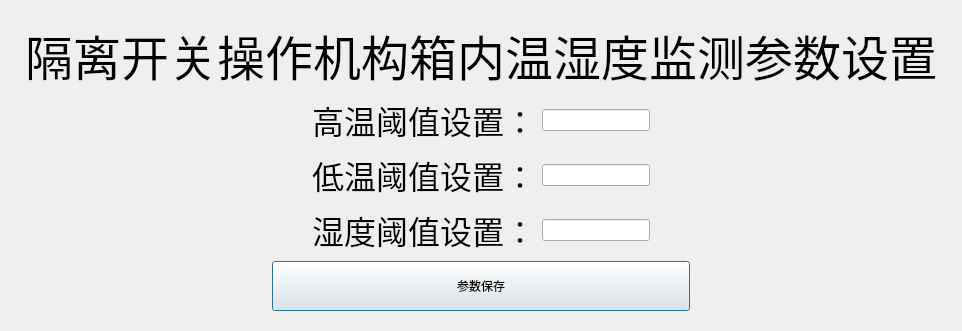
<?xml version="1.0" encoding="UTF-8"?>
<ui version="4.0">
 <class>QWParameterSave</class>
 <widget class="QDialog" name="QWParameterSave">
  <property name="geometry">
   <rect>
    <x>0</x>
    <y>0</y>
    <width>962</width>
    <height>321</height>
   </rect>
  </property>
  <property name="windowTitle">
   <string>Dialog</string>
  </property>
  <property name="windowIcon">
   <iconset resource="res.qrc">
    <normaloff>:/photoes/cgjt.png</normaloff>:/photoes/cgjt.png</iconset>
  </property>
  <layout class="QHBoxLayout" name="horizontalLayout">
   <item>
    <spacer name="horizontalSpacer_5">
     <property name="orientation">
      <enum>Qt::Horizontal</enum>
     </property>
     <property name="sizeHint" stdset="0">
      <size>
       <width>40</width>
       <height>20</height>
      </size>
     </property>
    </spacer>
   </item>
   <item>
    <widget class="QWidget" name="widget" native="true">
     <layout class="QVBoxLayout" name="verticalLayout_3">
      <item>
       <layout class="QVBoxLayout" name="verticalLayout_2">
        <item>
         <widget class="QLabel" name="label_4">
          <property name="text">
           <string>&lt;html&gt;&lt;head/&gt;&lt;body&gt;&lt;p align=&quot;center&quot;&gt;&lt;span style=&quot; font-size:36pt;&quot;&gt;隔离开关操作机构箱内温湿度监测参数设置&lt;/span&gt;&lt;/p&gt;&lt;/body&gt;&lt;/html&gt;</string>
          </property>
         </widget>
        </item>
        <item>
         <spacer name="verticalSpacer">
          <property name="orientation">
           <enum>Qt::Vertical</enum>
          </property>
          <property name="sizeHint" stdset="0">
           <size>
            <width>20</width>
            <height>40</height>
           </size>
          </property>
         </spacer>
        </item>
        <item>
         <layout class="QGridLayout" name="gridLayout_2">
          <item row="0" column="1">
           <layout class="QGridLayout" name="gridLayout">
            <item row="0" column="1">
             <widget class="QLabel" name="label">
              <property name="text">
               <string>&lt;html&gt;&lt;head/&gt;&lt;body&gt;&lt;p&gt;&lt;span style=&quot; font-size:24pt;&quot;&gt;高温阈值设置：&lt;/span&gt;&lt;/p&gt;&lt;/body&gt;&lt;/html&gt;</string>
              </property>
             </widget>
            </item>
            <item row="1" column="2">
             <widget class="QLineEdit" name="lineEditL"/>
            </item>
            <item row="2" column="2">
             <widget class="QLineEdit" name="lineEditHum"/>
            </item>
            <item row="1" column="0">
             <spacer name="horizontalSpacer">
              <property name="orientation">
               <enum>Qt::Horizontal</enum>
              </property>
              <property name="sizeHint" stdset="0">
               <size>
                <width>40</width>
                <height>20</height>
               </size>
              </property>
             </spacer>
            </item>
            <item row="0" column="2">
             <widget class="QLineEdit" name="lineEditH"/>
            </item>
            <item row="1" column="1">
             <widget class="QLabel" name="label_2">
              <property name="text">
               <string>&lt;html&gt;&lt;head/&gt;&lt;body&gt;&lt;p&gt;&lt;span style=&quot; font-size:24pt;&quot;&gt;低温阈值设置：&lt;/span&gt;&lt;/p&gt;&lt;/body&gt;&lt;/html&gt;</string>
              </property>
             </widget>
            </item>
            <item row="2" column="1">
             <widget class="QLabel" name="label_3">
              <property name="text">
               <string>&lt;html&gt;&lt;head/&gt;&lt;body&gt;&lt;p&gt;&lt;span style=&quot; font-size:24pt;&quot;&gt;湿度阈值设置：&lt;/span&gt;&lt;/p&gt;&lt;/body&gt;&lt;/html&gt;</string>
              </property>
             </widget>
            </item>
            <item row="1" column="3">
             <spacer name="horizontalSpacer_2">
              <property name="orientation">
               <enum>Qt::Horizontal</enum>
              </property>
              <property name="sizeHint" stdset="0">
               <size>
                <width>40</width>
                <height>20</height>
               </size>
              </property>
             </spacer>
            </item>
           </layout>
          </item>
          <item row="1" column="1">
           <widget class="QPushButton" name="btnParameterSave">
            <property name="minimumSize">
             <size>
              <width>0</width>
              <height>50</height>
             </size>
            </property>
            <property name="text">
             <string>参数保存</string>
            </property>
           </widget>
          </item>
          <item row="1" column="0">
           <spacer name="horizontalSpacer_3">
            <property name="orientation">
             <enum>Qt::Horizontal</enum>
            </property>
            <property name="sizeHint" stdset="0">
             <size>
              <width>40</width>
              <height>20</height>
             </size>
            </property>
           </spacer>
          </item>
          <item row="1" column="2">
           <spacer name="horizontalSpacer_4">
            <property name="orientation">
             <enum>Qt::Horizontal</enum>
            </property>
            <property name="sizeHint" stdset="0">
             <size>
              <width>40</width>
              <height>20</height>
             </size>
            </property>
           </spacer>
          </item>
          <item row="2" column="1">
           <spacer name="verticalSpacer_2">
            <property name="orientation">
             <enum>Qt::Vertical</enum>
            </property>
            <property name="sizeHint" stdset="0">
             <size>
              <width>20</width>
              <height>40</height>
             </size>
            </property>
           </spacer>
          </item>
         </layout>
        </item>
       </layout>
      </item>
     </layout>
    </widget>
   </item>
   <item>
    <spacer name="horizontalSpacer_6">
     <property name="orientation">
      <enum>Qt::Horizontal</enum>
     </property>
     <property name="sizeHint" stdset="0">
      <size>
       <width>40</width>
       <height>20</height>
      </size>
     </property>
    </spacer>
   </item>
  </layout>
 </widget>
 <resources>
  <include location="res.qrc"/>
 </resources>
 <connections>
  <connection>
   <sender>lineEditH</sender>
   <signal>textChanged(QString)</signal>
   <receiver>QWParameterSave</receiver>
   <slot>update()</slot>
   <hints>
    <hint type="sourcelabel">
     <x>596</x>
     <y>218</y>
    </hint>
    <hint type="destinationlabel">
     <x>480</x>
     <y>223</y>
    </hint>
   </hints>
  </connection>
 </connections>
</ui>
